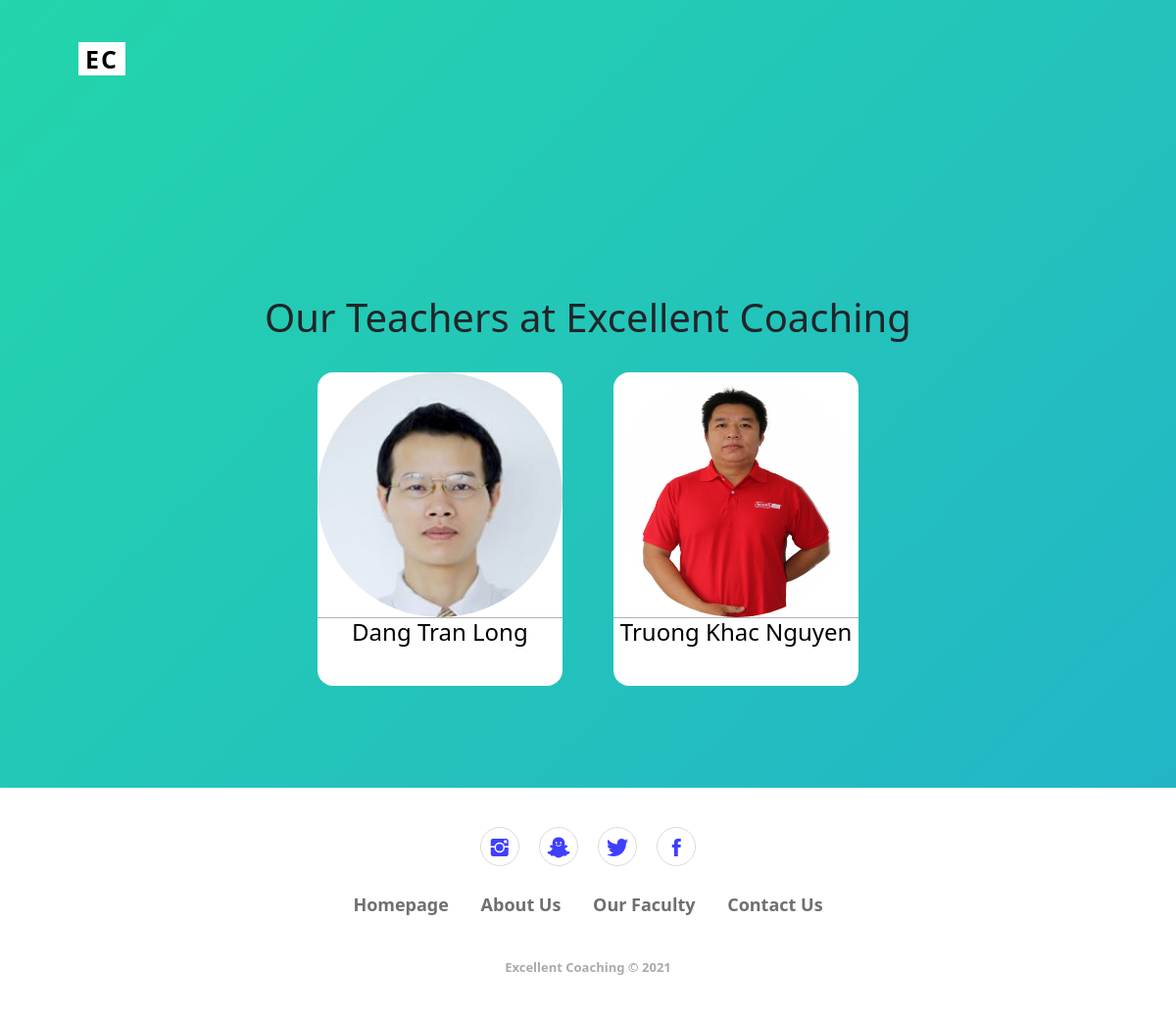
Screenshot of /teacher/index.php with the database file from the repository.
### tables this page shows
CREATE TABLE `teacher` (
  `tID` int(2) NOT NULL,
  `name` varchar(100) NOT NULL,
  `profession` varchar(250) NOT NULL,
  `photo` varchar(500) NOT NULL,
  `description` longtext NOT NULL
);

### controller/teacherquery.php (called while the page is built)
<?php
	include "../model/database.php";
	$sql = "select*from teacher";
	$query = mysqli_query($conn,$sql);
?>

### view/teacherView.php (the view)
<section class="group_card">
	<?php foreach ($query as $item) : ?>
		<div data-bss-hover-animate="pulse" class="card_wrap"><a class="full_card_link" href="../teacherdetail?teacherid=<?=$item['tID']?>"><img src="../admin/assets/img/<?=$item['photo']?>">
				<div class="info_form">
					<h4><?=$item['name']?></h4>
				</div>
			</a></div>
	<?php endforeach; ?>
</section>

### assets/teacher/css/Footer-Basic.css (style rules this page uses)
.group_card:after, .group_card:before { content: ''; display: table; clear: both; }

### assets/css/logo_tag1.css (style rules this page uses)
ul, li, div, p { font-weight: 500; line-height: 1.6; }
a { text-decoration: none; }
.card_wrap { position: relative; width: 250px; height: 320px; display: inline-block; background-color: white; margin: 1.5rem; border-radius: 1rem; }
.group_card { position: relative; text-align: center; width: 100%; }
body { box-sizing: border-box; }
img { position: relative; width: 100%; border-radius: 50%; height: 250px; }
.info_form { position: relative; width: 100%; }
.full_card_link:after { position: absolute; top: 0; right: 0; bottom: 0; left: 0; z-index: 1; pointer-events: auto; content: ""; }
.info_form { color: black; border-top: rgba(0,0,0,0.3) thin solid; }

### rows the page displays
teacher: photo (picture), name "Dang Tran Long"
teacher: photo (picture), name "Truong Khac Nguyen"
